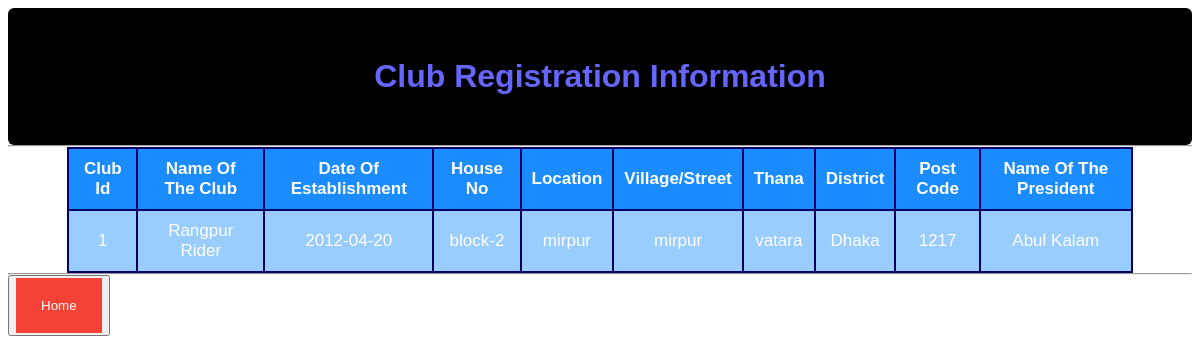
/users/attachment3.php, run on the app's committed database.
### tables this page shows
CREATE TABLE `club` (
  `club_id` int(20) NOT NULL,
  `name_of_club` varchar(100) DEFAULT NULL,
  `date_of_establishment` date DEFAULT NULL,
  `a_house_no` varchar(100) DEFAULT NULL,
  `a_location` varchar(100) DEFAULT NULL,
  `a_street` varchar(100) DEFAULT NULL,
  `a_thana` varchar(100) DEFAULT NULL,
  `a_district` varchar(100) DEFAULT NULL,
  `a_post_code` int(20) DEFAULT NULL,
  `name_of_president` varchar(100) DEFAULT NULL
);

### users/attachment3.php (the view, shortened to what this page needs)
<?php
include_once("config.php");
$result = " SELECT 	* from club";
$result = mysqli_query($conn,$result);
?>
<!DOCTYPE html>
<html>
<head>
</head>
<body>
	<h1 align= "center">Club Registration Information</h1>
	<hr>
<div>	<table align = "center" cellpadding="1" border="1">
       <tr>
    <th>Club Id</th>
    <th> Name Of The Club</th>
    <th>Date Of Establishment</th>
    <th>House No</th>
    <th>Location</th>
    <th>Village/Street</th>
    <th>Thana</th>
    <th>District</th>
    <th>Post Code</th>
    <th>Name Of The President</th>
  </tr></div>
	<?php
  if(mysqli_num_rows($result) > 0)
                          {
	while($res = mysqli_fetch_array($result)) {
	?>
		<tr>
		<td><?php echo $res['club_id']; ?></td>
		<td><?php echo $res['name_of_club'];?></td>
        <td><?php echo $res['date_of_establishment'];?></td>
        <td><?php echo $res['a_house_no']; ?></td>
    		<td><?php echo $res['a_location'];?></td>
            <td><?php echo $res['a_street'];?></td>
            <td><?php echo $res['a_thana'];?></td>
            <td><?php echo $res['a_district']; ?></td>
        		<td><?php echo $res['a_post_code'];?></td>
                <td><?php echo $res['name_of_president'];?></td>
	<?php
		}
  }
		?>
	<hr/>
	<button type="button" class="btn" align="center"><a href="home.html">Home</a></button>
</body>
</html>

### users/attachment3.php (style rules this page uses)
body { font-family: sans-serif; background: url(picture/picture2.jpg); background-repeat: no-repeat; background-size: cover; background-position: center center; background-attachment: fixed; }
table,th,td { border: 2px solid black; border-collapse: collapse; opacity: 1.5; }
th,td { padding: 10px; text-align: center; border-color: #000066; color: white; }
tr:nth-child(even) { background-color: #99ccff; }
tr:nth-child(odd) { background-color: #1a8cff; }
table { width: 90%; }
a:link, a:visited { background-color: #f44336; color: white; padding: 20px 25px; text-align: center; text-decoration: none; display: inline-block; }
h1 { color: #6666ff; font-family: sans-serif; background-color:#000000; padding: 50px 30px; page-break-inside: auto; border-radius: 6px; margin: 0px 0px; }
div { font-size: 17px; }
hr { margin: 0px 0px; }

### data on the page
club: club_id "1", name_of_club "Rangpur Rider", date_of_establishment "2012-04-20", a_house_no "block-2", a_location "mirpur", a_street "mirpur", a_thana "vatara", a_district "Dhaka", a_post_code "1217", name_of_president "Abul Kalam"
